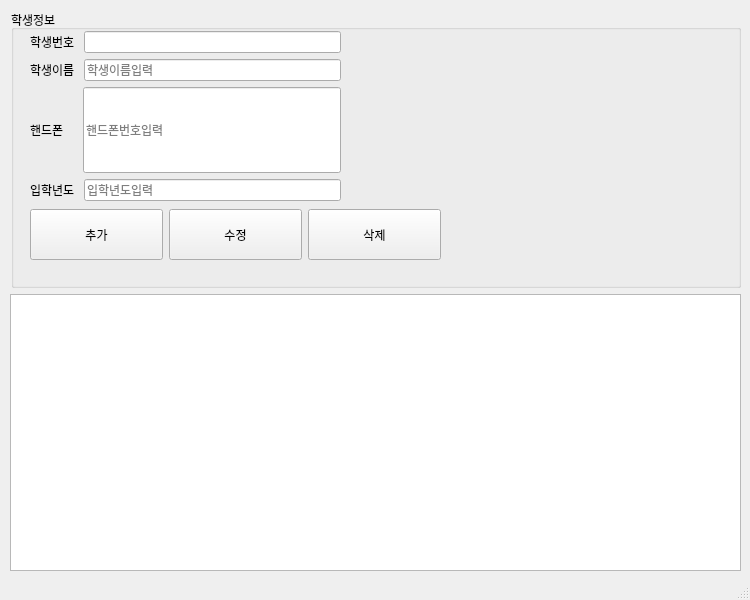
<?xml version="1.0" encoding="UTF-8"?>
<ui version="4.0">
 <class>MainWindow</class>
 <widget class="QMainWindow" name="MainWindow">
  <property name="geometry">
   <rect>
    <x>0</x>
    <y>0</y>
    <width>750</width>
    <height>600</height>
   </rect>
  </property>
  <property name="maximumSize">
   <size>
    <width>750</width>
    <height>600</height>
   </size>
  </property>
  <property name="windowTitle">
   <string>MainWindow</string>
  </property>
  <widget class="QWidget" name="centralwidget">
   <widget class="QWidget" name="verticalLayoutWidget">
    <property name="geometry">
     <rect>
      <x>10</x>
      <y>10</y>
      <width>731</width>
      <height>561</height>
     </rect>
    </property>
    <layout class="QVBoxLayout" name="verticalLayout">
     <item>
      <layout class="QHBoxLayout" name="horizontalLayout">
       <property name="sizeConstraint">
        <enum>QLayout::SetFixedSize</enum>
       </property>
       <item>
        <spacer name="verticalSpacer">
         <property name="orientation">
          <enum>Qt::Vertical</enum>
         </property>
         <property name="sizeType">
          <enum>QSizePolicy::Expanding</enum>
         </property>
         <property name="sizeHint" stdset="0">
          <size>
           <width>1</width>
           <height>40</height>
          </size>
         </property>
        </spacer>
       </item>
       <item>
        <widget class="QGroupBox" name="groupBox">
         <property name="sizePolicy">
          <sizepolicy hsizetype="MinimumExpanding" vsizetype="Preferred">
           <horstretch>0</horstretch>
           <verstretch>0</verstretch>
          </sizepolicy>
         </property>
         <property name="title">
          <string>학생정보</string>
         </property>
         <widget class="QWidget" name="verticalLayoutWidget_2">
          <property name="geometry">
           <rect>
            <x>19</x>
            <y>21</y>
            <width>311</width>
            <height>170</height>
           </rect>
          </property>
          <layout class="QVBoxLayout" name="verticalLayout_2">
           <item>
            <layout class="QHBoxLayout" name="horizontalLayout_4">
             <item>
              <widget class="QLabel" name="label">
               <property name="text">
                <string>학생번호 </string>
               </property>
              </widget>
             </item>
             <item>
              <widget class="QLineEdit" name="input_std_id">
               <property name="inputMask">
                <string/>
               </property>
               <property name="maxLength">
                <number>32764</number>
               </property>
               <property name="readOnly">
                <bool>true</bool>
               </property>
              </widget>
             </item>
            </layout>
           </item>
           <item>
            <layout class="QHBoxLayout" name="horizontalLayout_5">
             <item>
              <widget class="QLabel" name="label_2">
               <property name="text">
                <string>학생이름 </string>
               </property>
              </widget>
             </item>
             <item>
              <widget class="QLineEdit" name="input_std_name">
               <property name="inputMask">
                <string/>
               </property>
               <property name="placeholderText">
                <string>학생이름입력</string>
               </property>
              </widget>
             </item>
            </layout>
           </item>
           <item>
            <layout class="QHBoxLayout" name="horizontalLayout_7">
             <item>
              <widget class="QLabel" name="label_3">
               <property name="text">
                <string>핸드폰    </string>
               </property>
              </widget>
             </item>
             <item>
              <widget class="QLineEdit" name="input_std_mobile">
               <property name="maximumSize">
                <size>
                 <width>750</width>
                 <height>600</height>
                </size>
               </property>
               <property name="toolTip">
                <string>핸드폰번호입력</string>
               </property>
               <property name="inputMask">
                <string/>
               </property>
               <property name="text">
                <string/>
               </property>
               <property name="placeholderText">
                <string>핸드폰번호입력</string>
               </property>
              </widget>
             </item>
            </layout>
           </item>
           <item>
            <layout class="QHBoxLayout" name="horizontalLayout_6">
             <item>
              <widget class="QLabel" name="label_4">
               <property name="text">
                <string>입학년도 </string>
               </property>
              </widget>
             </item>
             <item>
              <widget class="QLineEdit" name="input_std_regyear">
               <property name="inputMask">
                <string/>
               </property>
               <property name="text">
                <string/>
               </property>
               <property name="placeholderText">
                <string>입학년도입력</string>
               </property>
              </widget>
             </item>
            </layout>
           </item>
          </layout>
         </widget>
         <widget class="QWidget" name="horizontalLayoutWidget_7">
          <property name="geometry">
           <rect>
            <x>19</x>
            <y>199</y>
            <width>411</width>
            <height>51</height>
           </rect>
          </property>
          <layout class="QHBoxLayout" name="buttonArea">
           <item>
            <widget class="QPushButton" name="btn_add">
             <property name="sizePolicy">
              <sizepolicy hsizetype="Minimum" vsizetype="MinimumExpanding">
               <horstretch>0</horstretch>
               <verstretch>0</verstretch>
              </sizepolicy>
             </property>
             <property name="text">
              <string>추가</string>
             </property>
            </widget>
           </item>
           <item>
            <widget class="QPushButton" name="btn_mod">
             <property name="sizePolicy">
              <sizepolicy hsizetype="Minimum" vsizetype="MinimumExpanding">
               <horstretch>0</horstretch>
               <verstretch>0</verstretch>
              </sizepolicy>
             </property>
             <property name="text">
              <string>수정</string>
             </property>
            </widget>
           </item>
           <item>
            <widget class="QPushButton" name="btn_del">
             <property name="sizePolicy">
              <sizepolicy hsizetype="Minimum" vsizetype="MinimumExpanding">
               <horstretch>0</horstretch>
               <verstretch>0</verstretch>
              </sizepolicy>
             </property>
             <property name="text">
              <string>삭제</string>
             </property>
            </widget>
           </item>
          </layout>
         </widget>
        </widget>
       </item>
      </layout>
     </item>
     <item>
      <layout class="QHBoxLayout" name="horizontalLayout_2">
       <item>
        <widget class="QTableWidget" name="tblStudent">
         <property name="maximumSize">
          <size>
           <width>16777215</width>
           <height>320</height>
          </size>
         </property>
         <property name="font">
          <font>
           <family>나눔고딕</family>
          </font>
         </property>
        </widget>
       </item>
      </layout>
     </item>
    </layout>
   </widget>
  </widget>
  <widget class="QStatusBar" name="statusbar"/>
 </widget>
 <resources/>
 <connections/>
</ui>
